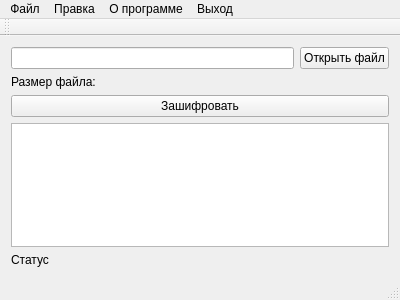
<?xml version="1.0" encoding="UTF-8"?>
<ui version="4.0">
 <class>MainWindow</class>
 <widget class="QMainWindow" name="MainWindow">
  <property name="windowModality">
   <enum>Qt::NonModal</enum>
  </property>
  <property name="geometry">
   <rect>
    <x>0</x>
    <y>0</y>
    <width>400</width>
    <height>300</height>
   </rect>
  </property>
  <property name="windowTitle">
   <string>Шифрование</string>
  </property>
  <widget class="QWidget" name="centralWidget">
   <layout class="QVBoxLayout" name="verticalLayout_2">
    <item>
     <layout class="QVBoxLayout" name="verticalLayout">
      <item>
       <layout class="QHBoxLayout" name="horizontalLayout">
        <item>
         <widget class="QLineEdit" name="filePathEdit"/>
        </item>
        <item>
         <widget class="QPushButton" name="openFileBTN">
          <property name="text">
           <string>Открыть файл</string>
          </property>
         </widget>
        </item>
       </layout>
      </item>
      <item>
       <widget class="QLabel" name="fileSizeLabel">
        <property name="text">
         <string>Размер файла:</string>
        </property>
       </widget>
      </item>
      <item>
       <widget class="QPushButton" name="pushButton">
        <property name="text">
         <string>Зашифровать</string>
        </property>
       </widget>
      </item>
      <item>
       <widget class="QPlainTextEdit" name="plainTextEdit"/>
      </item>
     </layout>
    </item>
    <item>
     <widget class="QLabel" name="loadedLabel">
      <property name="text">
       <string>Статус</string>
      </property>
     </widget>
    </item>
   </layout>
  </widget>
  <widget class="QMenuBar" name="menuBar">
   <property name="geometry">
    <rect>
     <x>0</x>
     <y>0</y>
     <width>400</width>
     <height>30</height>
    </rect>
   </property>
   <widget class="QMenu" name="menu">
    <property name="title">
     <string>Файл</string>
    </property>
    <addaction name="create"/>
    <addaction name="open"/>
    <addaction name="save"/>
   </widget>
   <widget class="QMenu" name="menu_2">
    <property name="title">
     <string>Правка</string>
    </property>
    <addaction name="findReplace"/>
   </widget>
   <widget class="QMenu" name="about">
    <property name="title">
     <string>О программе</string>
    </property>
   </widget>
   <widget class="QMenu" name="close">
    <property name="title">
     <string>Выход</string>
    </property>
   </widget>
   <addaction name="menu"/>
   <addaction name="menu_2"/>
   <addaction name="about"/>
   <addaction name="close"/>
  </widget>
  <widget class="QToolBar" name="mainToolBar">
   <attribute name="toolBarArea">
    <enum>TopToolBarArea</enum>
   </attribute>
   <attribute name="toolBarBreak">
    <bool>true</bool>
   </attribute>
  </widget>
  <widget class="QStatusBar" name="statusBar"/>
  <action name="open">
   <property name="text">
    <string>Открыть</string>
   </property>
  </action>
  <action name="save">
   <property name="text">
    <string>Сохранить</string>
   </property>
  </action>
  <action name="create">
   <property name="text">
    <string>Создать</string>
   </property>
  </action>
  <action name="findReplace">
   <property name="text">
    <string>Найти/Заменить</string>
   </property>
  </action>
 </widget>
 <layoutdefault spacing="6" margin="11"/>
 <resources/>
 <connections/>
</ui>
